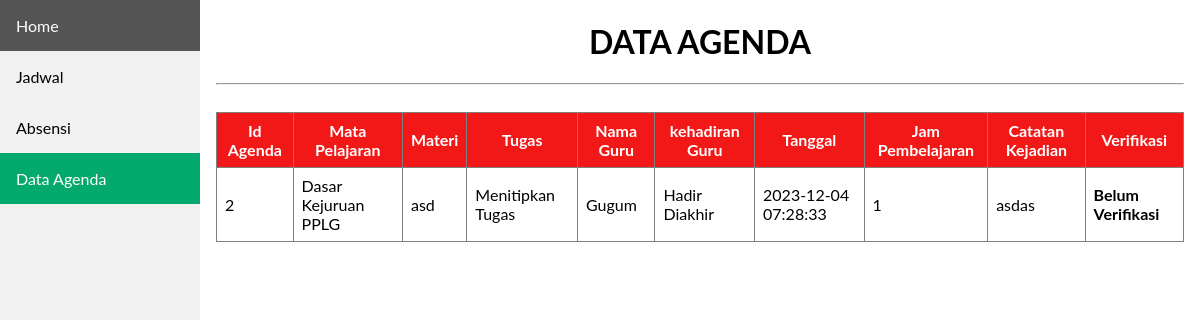
The app's page /agenda/tampil_agenda.php?id=P10001, older data.
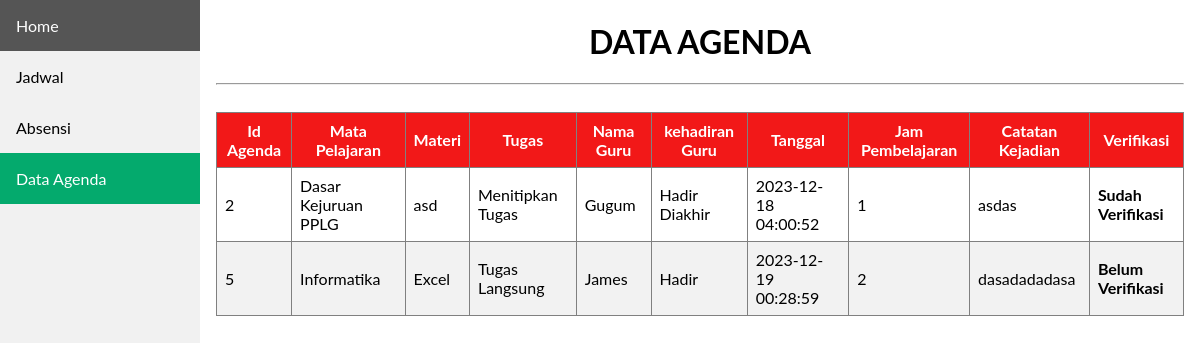
The same page, newer data.
### tables this page shows
CREATE TABLE `tb_agenda` (
  `id_agenda` int(11) NOT NULL,
  `tgl` timestamp NOT NULL DEFAULT current_timestamp() ON UPDATE current_timestamp(),
  `jam_ke` int(11) NOT NULL,
  `nip` varchar(18) NOT NULL,
  `id_kelas` varchar(6) NOT NULL,
  `id_mapel` varchar(6) NOT NULL,
  `tugas` enum('Tugas Langsung','Menitipkan Tugas','Tidak Ada Tugas') NOT NULL,
  `materi` varchar(200) NOT NULL,
  `evaluasi` varchar(200) NOT NULL,
  `kehadiran` enum('Hadir','Tidak Hadir','Hadir Diakhir') NOT NULL,
  `verifikasi` varchar(50) NOT NULL
);

CREATE TABLE `tb_mapel` (
  `id_mapel` varchar(6) NOT NULL,
  `nama_mapel` varchar(70) NOT NULL
);

CREATE TABLE `tb_guru` (
  `nip` varchar(18) NOT NULL,
  `id_mapel` varchar(6) NOT NULL,
  `nama_guru` varchar(100) NOT NULL,
  `password` varchar(100) NOT NULL,
  `role` int(11) NOT NULL
);

### agenda/tampil_agenda.php (the view, shortened to what this page needs)
<?php
    include 'koneksi.php';
    $kelas = $_GET['id'];
    $sql = "SELECT tb_agenda.id_agenda, tb_mapel.nama_mapel, tb_agenda.materi, tb_agenda.tugas, tb_guru.nama_guru, tb_agenda.kehadiran,
            tb_agenda.tgl, tb_agenda.jam_ke, tb_agenda.evaluasi, tb_agenda.verifikasi FROM tb_agenda INNER JOIN tb_mapel ON tb_agenda.id_mapel = tb_mapel.id_mapel
            INNER JOIN tb_guru ON tb_agenda.nip = tb_guru.nip WHERE tb_agenda.id_kelas='$kelas'";
    $level = mysqli_query($Conn, $sql);
?>
<!DOCTYPE html>
<html>
<head>
    <link rel="stylesheet" href="navbar.css">
<body>
    <header>
        <div class="sidebar">
            <a href="beranda.php?id=<?= $kelas ?>">Home</a>
            <a href="data_agenda.php?id=<?= $kelas ?>">Jadwal</a>
            <a href="absensi.php?id=<?= $kelas ?>">Absensi</a>
            <a class="active" href="tampil_agenda.php?id=<?= $kelas ?>">Data Agenda</a>
        </div>
    </header>
    <div class="content">
    <center>
<h1>DATA AGENDA</h1><hr>
<br>
<center>
<table border="1" cellspacing="0" cellpadding = "10px">
    <thead>
        <tr>
            <th>Id Agenda</th>
            <th>Mata Pelajaran</th>
            <th>Materi</th>
            <th>Tugas </th>
            <th>Nama Guru</th>
            <th>kehadiran Guru</th>
            <th>Tanggal </th>
            <th>Jam Pembelajaran </th>
            <th>Catatan Kejadian </th>
            <th>Verifikasi</th>
        </tr>
    </thead>
    <tbody>
    <?php foreach ($level as $row) : ?>
            <tr>
                <td><?= $row["id_agenda"];?></td>
                <td><?= $row["nama_mapel"];?></td>
                <td><?= $row["materi"];?></td>
                <td><?= $row["tugas"];?></td>
                <td><?= $row["nama_guru"];?></td>
                <td><?= $row["kehadiran"];?></td>
                <td><?= $row["tgl"];?></td>
                <td><?= $row["jam_ke"];?></td>
                <td><?= $row["evaluasi"];?></td>
                <td><b><?= $row["verifikasi"];?></b></td>
            </tr>
            <?php endforeach ;
            ?>
    </tbody>
</table>
    </center>
</div>

### agenda/navbar.css (style rules this page uses)
body { margin: 0; font-family: "Lato", sans-serif; }
.sidebar { margin: 0; padding: 0; width: 200px; background-color: #f1f1f1; position: fixed; height: 100%; overflow: auto; }
.sidebar a { display: block; color: black; padding: 16px; text-decoration: none; }
.sidebar a.active { background-color: #04AA6D; color: white; }
div.content { margin-left: 200px; padding: 1px 16px; height: 1000px; }

### agenda/tampil_agenda.php (style rules this page uses)
table { border-collapse: collapse; width: 100%; }
th, td { padding: 8px; }
tr:nth-child(even) { background-color: #f2f2f2 }
th { background-color: #F21818; color: white; text-align: center; }

Row changes from the older to the newer data that the page shows:
changed tb_agenda "asd": tgl "2023-12-04 07:28:33" → "2023-12-18 04:00:52"; verifikasi "Belum Verifikasi" → "Sudah Verifikasi"
added tb_agenda: id_agenda "5", id_mapel.nama_mapel "Informatika", materi "Excel", tugas "Tugas Langsung", nip.nama_guru "James", kehadiran "Hadir", tgl "2023-12-19 00:28:59", jam_ke "2", evaluasi "dasadadadasa", verifikasi "Belum Verifikasi"
